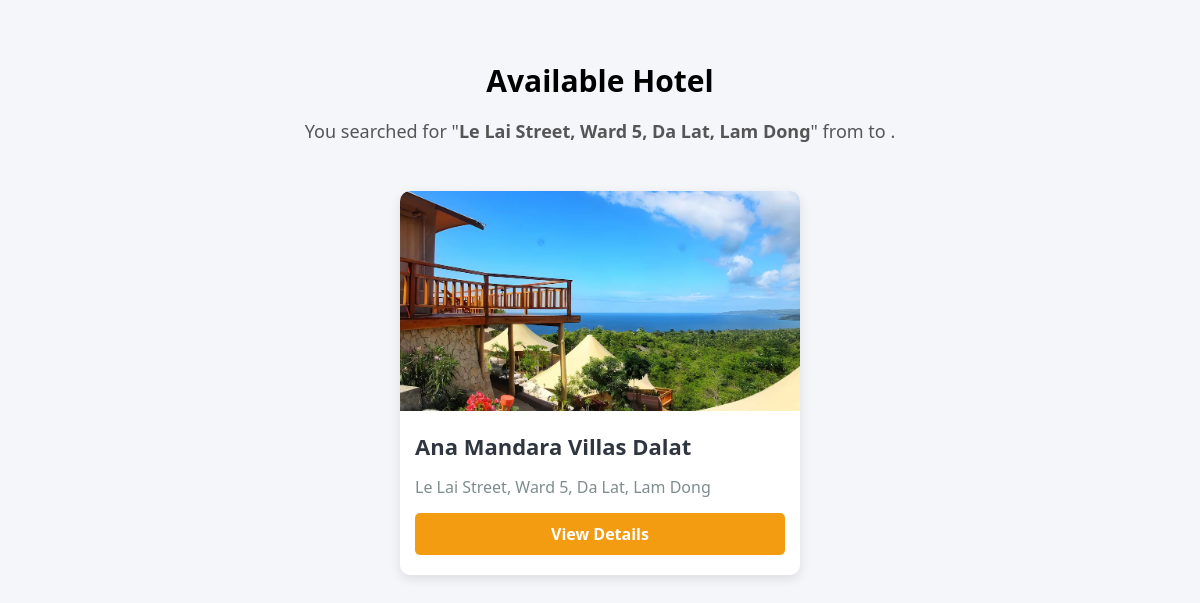
/search.php?location=Le Lai Street, Ward 5, Da Lat, Lam Dong, run on the app's committed database.
### tables this page shows
CREATE TABLE `hotels` (
  `id` int(11) NOT NULL,
  `name` varchar(150) NOT NULL,
  `address` text DEFAULT NULL,
  `description` text DEFAULT NULL,
  `created_at` timestamp NOT NULL DEFAULT current_timestamp(),
  `price` decimal(10,2) NOT NULL DEFAULT 0.00,
  `image` varchar(255) DEFAULT NULL
);

### search.php (the view, shortened to what this page needs)
<?php
include 'includes/db_connect.php';
$address = $_GET['location'] ?? '';
$checkin = $_GET['checkin'] ?? '';
$checkout = $_GET['checkout'] ?? '';
$address_safe = mysqli_real_escape_string($conn, $address);
$sql = "SELECT hotels.*, images.image_path
        FROM hotels
        LEFT JOIN (
            SELECT hotel_id, MIN(image_path) AS image_path
            FROM hotel_images
            GROUP BY hotel_id
        ) AS images ON hotels.id = images.hotel_id
        WHERE hotels.address LIKE '%$address_safe%'
        LIMIT 1";
$result = mysqli_query($conn, $sql);
$hotel = mysqli_fetch_assoc($result);
?>
<!DOCTYPE html>
<html lang="en">
<head>
    <link rel="stylesheet" href="css/style.css">
</head>
<body>
    <div class="search-summary">
        <h1>Available Hotel</h1>
        <p>
            You searched for "<strong><?php echo htmlspecialchars($address); ?></strong>"
            from <strong><?php echo htmlspecialchars($checkin); ?></strong>
            to <strong><?php echo htmlspecialchars($checkout); ?></strong>.
        </p>
    </div>
    <div class="hotel-list">
        <?php if ($hotel): ?>
            <div class="hotel-card">
                <img src="uploads/<?php echo $hotel['image_path'] ?? 'default.jpg'; ?>" alt="Hotel Image">
                <h3><?php echo htmlspecialchars($hotel['name']); ?></h3>
                <p><?php echo htmlspecialchars($hotel['address']); ?></p>
                <a href="hotel_detail.php?id=<?php echo $hotel['id']; ?>&checkin=<?php echo $checkin; ?>&checkout=<?php echo $checkout; ?>">View Details</a>
            </div>
        <?php else: ?>
            <p style="text-align: center;">No hotel found for "<?php echo htmlspecialchars($address); ?>".</p>
        <?php endif; ?>
    </div>
</body>
</html>

### search.php (style rules this page uses)
body { font-family: 'Segoe UI', sans-serif; background-color: #f5f6fa; margin: 0; padding: 0; }
.search-summary { text-align: center; padding: 40px 20px 10px; }
.search-summary h1 { font-size: 30px; margin-bottom: 10px; }
.search-summary p { font-size: 18px; color: #555; }
.hotel-list { display: flex; justify-content: center; padding: 20px; }
.hotel-card { background: #fff; border-radius: 10px; box-shadow: 0 4px 12px rgba(0,0,0,0.1); overflow: hidden; width: 400px; transition: 0.3s ease; }
.hotel-card img { width: 100%; height: 220px; object-fit: cover; }
.hotel-card h3 { margin: 15px; font-size: 22px; color: #2f3640; }
.hotel-card p { margin: 0 15px 15px; color: #7f8c8d; }
.hotel-card a { display: block; margin: 0 15px 20px; padding: 10px; text-align: center; background-color: #f39c12; color: white; border-radius: 5px; text-decoration: none; font-weight: bold; }

### data on the page
hotels: name "Ana Mandara Villas Dalat", address "Le Lai Street, Ward 5, Da Lat, Lam Dong"

### other printed values
$address "Le Lai Street, Ward 5, Da Lat, Lam Dong"
